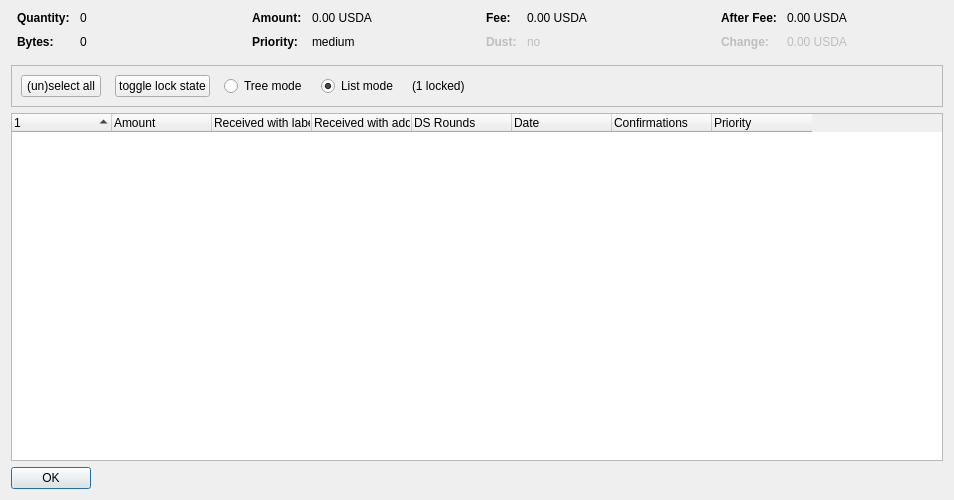
<?xml version="1.0" encoding="UTF-8"?>
<ui version="4.0">
 <class>CoinControlDialog</class>
 <widget class="QDialog" name="CoinControlDialog">
  <property name="geometry">
   <rect>
    <x>0</x>
    <y>0</y>
    <width>954</width>
    <height>500</height>
   </rect>
  </property>
  <property name="windowTitle">
   <string>Coin Selection</string>
  </property>
  <layout class="QVBoxLayout" name="verticalLayout">
   <item>
    <layout class="QHBoxLayout" name="horizontalLayoutTop" stretch="0,0,0,0">
     <property name="topMargin">
      <number>0</number>
     </property>
     <property name="bottomMargin">
      <number>10</number>
     </property>
     <item>
      <layout class="QFormLayout" name="formLayoutCoinControl1">
       <property name="horizontalSpacing">
        <number>10</number>
       </property>
       <property name="verticalSpacing">
        <number>10</number>
       </property>
       <property name="leftMargin">
        <number>6</number>
       </property>
       <property name="rightMargin">
        <number>6</number>
       </property>
       <item row="0" column="0">
        <widget class="QLabel" name="labelCoinControlQuantityText">
         <property name="font">
          <font>
           <weight>75</weight>
           <bold>true</bold>
          </font>
         </property>
         <property name="text">
          <string>Quantity:</string>
         </property>
        </widget>
       </item>
       <item row="0" column="1">
        <widget class="QLabel" name="labelCoinControlQuantity">
         <property name="cursor">
          <cursorShape>IBeamCursor</cursorShape>
         </property>
         <property name="contextMenuPolicy">
          <enum>Qt::ActionsContextMenu</enum>
         </property>
         <property name="text">
          <string notr="true">0</string>
         </property>
         <property name="textInteractionFlags">
          <set>Qt::LinksAccessibleByMouse|Qt::TextSelectableByKeyboard|Qt::TextSelectableByMouse</set>
         </property>
        </widget>
       </item>
       <item row="1" column="0">
        <widget class="QLabel" name="labelCoinControlBytesText">
         <property name="font">
          <font>
           <weight>75</weight>
           <bold>true</bold>
          </font>
         </property>
         <property name="text">
          <string>Bytes:</string>
         </property>
        </widget>
       </item>
       <item row="1" column="1">
        <widget class="QLabel" name="labelCoinControlBytes">
         <property name="cursor">
          <cursorShape>IBeamCursor</cursorShape>
         </property>
         <property name="contextMenuPolicy">
          <enum>Qt::ActionsContextMenu</enum>
         </property>
         <property name="text">
          <string notr="true">0</string>
         </property>
         <property name="textInteractionFlags">
          <set>Qt::LinksAccessibleByMouse|Qt::TextSelectableByKeyboard|Qt::TextSelectableByMouse</set>
         </property>
        </widget>
       </item>
      </layout>
     </item>
     <item>
      <layout class="QFormLayout" name="formLayoutCoinControl2">
       <property name="horizontalSpacing">
        <number>10</number>
       </property>
       <property name="verticalSpacing">
        <number>10</number>
       </property>
       <property name="leftMargin">
        <number>6</number>
       </property>
       <property name="rightMargin">
        <number>6</number>
       </property>
       <item row="0" column="0">
        <widget class="QLabel" name="labelCoinControlAmountText">
         <property name="font">
          <font>
           <weight>75</weight>
           <bold>true</bold>
          </font>
         </property>
         <property name="text">
          <string>Amount:</string>
         </property>
        </widget>
       </item>
       <item row="0" column="1">
        <widget class="QLabel" name="labelCoinControlAmount">
         <property name="cursor">
          <cursorShape>IBeamCursor</cursorShape>
         </property>
         <property name="contextMenuPolicy">
          <enum>Qt::ActionsContextMenu</enum>
         </property>
         <property name="text">
          <string notr="true">0.00 USDA</string>
         </property>
         <property name="textInteractionFlags">
          <set>Qt::LinksAccessibleByMouse|Qt::TextSelectableByKeyboard|Qt::TextSelectableByMouse</set>
         </property>
        </widget>
       </item>
       <item row="1" column="0">
        <widget class="QLabel" name="labelCoinControlPriorityText">
         <property name="font">
          <font>
           <weight>75</weight>
           <bold>true</bold>
          </font>
         </property>
         <property name="text">
          <string>Priority:</string>
         </property>
        </widget>
       </item>
       <item row="1" column="1">
        <widget class="QLabel" name="labelCoinControlPriority">
         <property name="cursor">
          <cursorShape>IBeamCursor</cursorShape>
         </property>
         <property name="contextMenuPolicy">
          <enum>Qt::ActionsContextMenu</enum>
         </property>
         <property name="text">
          <string>medium</string>
         </property>
         <property name="textInteractionFlags">
          <set>Qt::LinksAccessibleByMouse|Qt::TextSelectableByKeyboard|Qt::TextSelectableByMouse</set>
         </property>
        </widget>
       </item>
      </layout>
     </item>
     <item>
      <layout class="QFormLayout" name="formLayoutCoinControl3">
       <property name="horizontalSpacing">
        <number>10</number>
       </property>
       <property name="verticalSpacing">
        <number>10</number>
       </property>
       <property name="leftMargin">
        <number>6</number>
       </property>
       <property name="rightMargin">
        <number>6</number>
       </property>
       <item row="0" column="0">
        <widget class="QLabel" name="labelCoinControlFeeText">
         <property name="font">
          <font>
           <weight>75</weight>
           <bold>true</bold>
          </font>
         </property>
         <property name="text">
          <string>Fee:</string>
         </property>
        </widget>
       </item>
       <item row="0" column="1">
        <widget class="QLabel" name="labelCoinControlFee">
         <property name="cursor">
          <cursorShape>IBeamCursor</cursorShape>
         </property>
         <property name="contextMenuPolicy">
          <enum>Qt::ActionsContextMenu</enum>
         </property>
         <property name="text">
          <string notr="true">0.00 USDA</string>
         </property>
         <property name="textInteractionFlags">
          <set>Qt::LinksAccessibleByMouse|Qt::TextSelectableByKeyboard|Qt::TextSelectableByMouse</set>
         </property>
        </widget>
       </item>
       <item row="1" column="0">
        <widget class="QLabel" name="labelCoinControlLowOutputText">
         <property name="enabled">
          <bool>false</bool>
         </property>
         <property name="font">
          <font>
           <weight>75</weight>
           <bold>true</bold>
          </font>
         </property>
         <property name="text">
          <string>Dust:</string>
         </property>
        </widget>
       </item>
       <item row="1" column="1">
        <widget class="QLabel" name="labelCoinControlLowOutput">
         <property name="enabled">
          <bool>false</bool>
         </property>
         <property name="cursor">
          <cursorShape>IBeamCursor</cursorShape>
         </property>
         <property name="contextMenuPolicy">
          <enum>Qt::ActionsContextMenu</enum>
         </property>
         <property name="text">
          <string>no</string>
         </property>
         <property name="textInteractionFlags">
          <set>Qt::LinksAccessibleByMouse|Qt::TextSelectableByKeyboard|Qt::TextSelectableByMouse</set>
         </property>
        </widget>
       </item>
      </layout>
     </item>
     <item>
      <layout class="QFormLayout" name="formLayoutCoinControl4">
       <property name="horizontalSpacing">
        <number>10</number>
       </property>
       <property name="verticalSpacing">
        <number>10</number>
       </property>
       <property name="leftMargin">
        <number>6</number>
       </property>
       <property name="rightMargin">
        <number>6</number>
       </property>
       <item row="0" column="0">
        <widget class="QLabel" name="labelCoinControlAfterFeeText">
         <property name="font">
          <font>
           <weight>75</weight>
           <bold>true</bold>
          </font>
         </property>
         <property name="text">
          <string>After Fee:</string>
         </property>
        </widget>
       </item>
       <item row="0" column="1">
        <widget class="QLabel" name="labelCoinControlAfterFee">
         <property name="cursor">
          <cursorShape>IBeamCursor</cursorShape>
         </property>
         <property name="contextMenuPolicy">
          <enum>Qt::ActionsContextMenu</enum>
         </property>
         <property name="text">
          <string notr="true">0.00 USDA</string>
         </property>
         <property name="textInteractionFlags">
          <set>Qt::LinksAccessibleByMouse|Qt::TextSelectableByKeyboard|Qt::TextSelectableByMouse</set>
         </property>
        </widget>
       </item>
       <item row="1" column="0">
        <widget class="QLabel" name="labelCoinControlChangeText">
         <property name="enabled">
          <bool>false</bool>
         </property>
         <property name="font">
          <font>
           <weight>75</weight>
           <bold>true</bold>
          </font>
         </property>
         <property name="text">
          <string>Change:</string>
         </property>
        </widget>
       </item>
       <item row="1" column="1">
        <widget class="QLabel" name="labelCoinControlChange">
         <property name="enabled">
          <bool>false</bool>
         </property>
         <property name="cursor">
          <cursorShape>IBeamCursor</cursorShape>
         </property>
         <property name="contextMenuPolicy">
          <enum>Qt::ActionsContextMenu</enum>
         </property>
         <property name="text">
          <string notr="true">0.00 USDA</string>
         </property>
         <property name="textInteractionFlags">
          <set>Qt::LinksAccessibleByMouse|Qt::TextSelectableByKeyboard|Qt::TextSelectableByMouse</set>
         </property>
        </widget>
       </item>
      </layout>
     </item>
    </layout>
   </item>
   <item>
    <widget class="QFrame" name="frame">
     <property name="minimumSize">
      <size>
       <width>0</width>
       <height>40</height>
      </size>
     </property>
     <property name="frameShape">
      <enum>QFrame::StyledPanel</enum>
     </property>
     <property name="frameShadow">
      <enum>QFrame::Sunken</enum>
     </property>
     <layout class="QHBoxLayout" name="horizontalLayout">
      <item>
       <layout class="QHBoxLayout" name="horizontalLayoutPanel" stretch="0,0,0,0,0,0">
        <property name="spacing">
         <number>14</number>
        </property>
        <item>
         <widget class="QPushButton" name="pushButtonSelectAll">
          <property name="sizePolicy">
           <sizepolicy hsizetype="Maximum" vsizetype="Fixed">
            <horstretch>0</horstretch>
            <verstretch>0</verstretch>
           </sizepolicy>
          </property>
          <property name="text">
           <string>(un)select all</string>
          </property>
          <property name="autoDefault">
           <bool>false</bool>
          </property>
         </widget>
        </item>
        <item>
         <widget class="QPushButton" name="pushButtonToggleLock">
          <property name="sizePolicy">
           <sizepolicy hsizetype="Maximum" vsizetype="Fixed">
            <horstretch>0</horstretch>
            <verstretch>0</verstretch>
           </sizepolicy>
          </property>
          <property name="text">
           <string>toggle lock state</string>
          </property>
          <property name="autoDefault">
           <bool>false</bool>
          </property>
         </widget>
        </item>
        <item>
         <widget class="QRadioButton" name="radioTreeMode">
          <property name="sizePolicy">
           <sizepolicy hsizetype="Maximum" vsizetype="Fixed">
            <horstretch>0</horstretch>
            <verstretch>0</verstretch>
           </sizepolicy>
          </property>
          <property name="text">
           <string>Tree mode</string>
          </property>
         </widget>
        </item>
        <item>
         <widget class="QRadioButton" name="radioListMode">
          <property name="sizePolicy">
           <sizepolicy hsizetype="Maximum" vsizetype="Fixed">
            <horstretch>0</horstretch>
            <verstretch>0</verstretch>
           </sizepolicy>
          </property>
          <property name="text">
           <string>List mode</string>
          </property>
          <property name="checked">
           <bool>true</bool>
          </property>
         </widget>
        </item>
        <item>
         <widget class="QLabel" name="labelLocked">
          <property name="text">
           <string>(1 locked)</string>
          </property>
         </widget>
        </item>
        <item>
         <spacer name="horizontalSpacer">
          <property name="orientation">
           <enum>Qt::Horizontal</enum>
          </property>
          <property name="sizeHint" stdset="0">
           <size>
            <width>40</width>
            <height>20</height>
           </size>
          </property>
         </spacer>
        </item>
       </layout>
      </item>
     </layout>
    </widget>
   </item>
   <item>
    <widget class="CoinControlTreeWidget" name="treeWidget">
     <property name="contextMenuPolicy">
      <enum>Qt::CustomContextMenu</enum>
     </property>
     <property name="sortingEnabled">
      <bool>false</bool>
     </property>
     <property name="columnCount">
      <number>8</number>
     </property>
     <attribute name="headerShowSortIndicator" stdset="0">
      <bool>true</bool>
     </attribute>
     <attribute name="headerStretchLastSection">
      <bool>false</bool>
     </attribute>
     <column>
      <property name="text">
       <string/>
      </property>
     </column>
     <column>
      <property name="text">
       <string>Amount</string>
      </property>
     </column>
     <column>
      <property name="text">
       <string>Received with label</string>
      </property>
     </column>
     <column>
      <property name="text">
       <string>Received with address</string>
      </property>
     </column>
     <column>
      <property name="text">
       <string>DS Rounds</string>
      </property>
     </column>
     <column>
      <property name="text">
       <string>Date</string>
      </property>
     </column>
     <column>
      <property name="text">
       <string>Confirmations</string>
      </property>
      <property name="toolTip">
       <string>Confirmed</string>
      </property>
     </column>
     <column>
      <property name="text">
       <string>Priority</string>
      </property>
     </column>
    </widget>
   </item>
   <item>
    <widget class="QDialogButtonBox" name="buttonBox">
     <property name="sizePolicy">
      <sizepolicy hsizetype="Maximum" vsizetype="Fixed">
       <horstretch>0</horstretch>
       <verstretch>0</verstretch>
      </sizepolicy>
     </property>
     <property name="orientation">
      <enum>Qt::Horizontal</enum>
     </property>
     <property name="standardButtons">
      <set>QDialogButtonBox::Ok</set>
     </property>
    </widget>
   </item>
  </layout>
 </widget>
 <customwidgets>
  <customwidget>
   <class>CoinControlTreeWidget</class>
   <extends>QTreeWidget</extends>
   <header>coincontroltreewidget.h</header>
  </customwidget>
 </customwidgets>
 <resources/>
 <connections/>
</ui>
